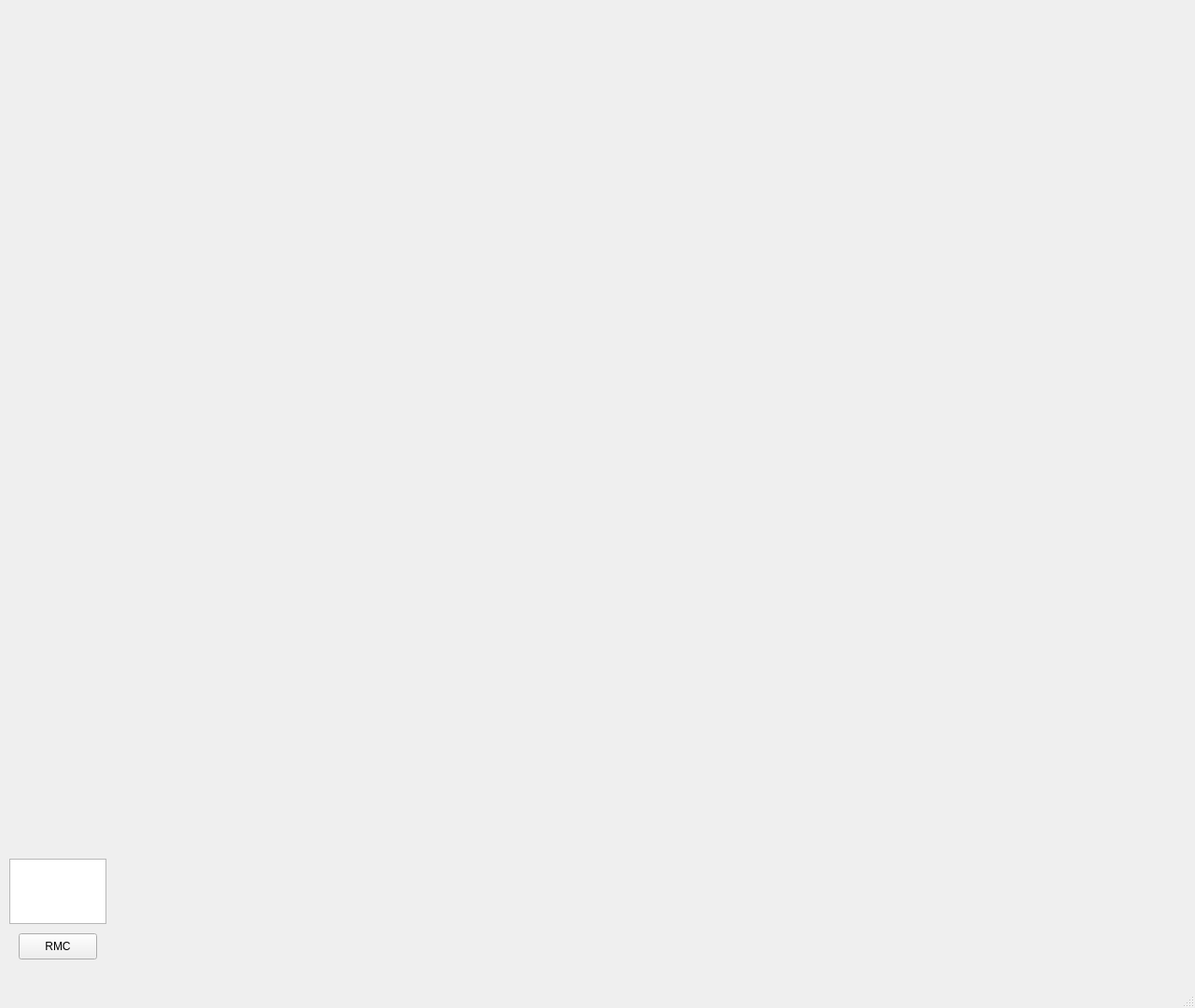
<?xml version="1.0" encoding="UTF-8"?>
<ui version="4.0">
 <class>MainWindow</class>
 <widget class="QMainWindow" name="MainWindow">
  <property name="geometry">
   <rect>
    <x>0</x>
    <y>0</y>
    <width>1280</width>
    <height>1080</height>
   </rect>
  </property>
  <property name="windowTitle">
   <string>MainWindow</string>
  </property>
  <widget class="QWidget" name="centralWidget">
   <widget class="QPushButton" name="RMC_PB">
    <property name="geometry">
     <rect>
      <x>20</x>
      <y>1000</y>
      <width>84</width>
      <height>28</height>
     </rect>
    </property>
    <property name="text">
     <string>RMC</string>
    </property>
   </widget>
   <widget class="QTextEdit" name="txtRMC">
    <property name="geometry">
     <rect>
      <x>10</x>
      <y>920</y>
      <width>104</width>
      <height>70</height>
     </rect>
    </property>
   </widget>
  </widget>
  <widget class="QStatusBar" name="statusBar"/>
 </widget>
 <layoutdefault spacing="6" margin="11"/>
 <resources/>
 <connections/>
</ui>
